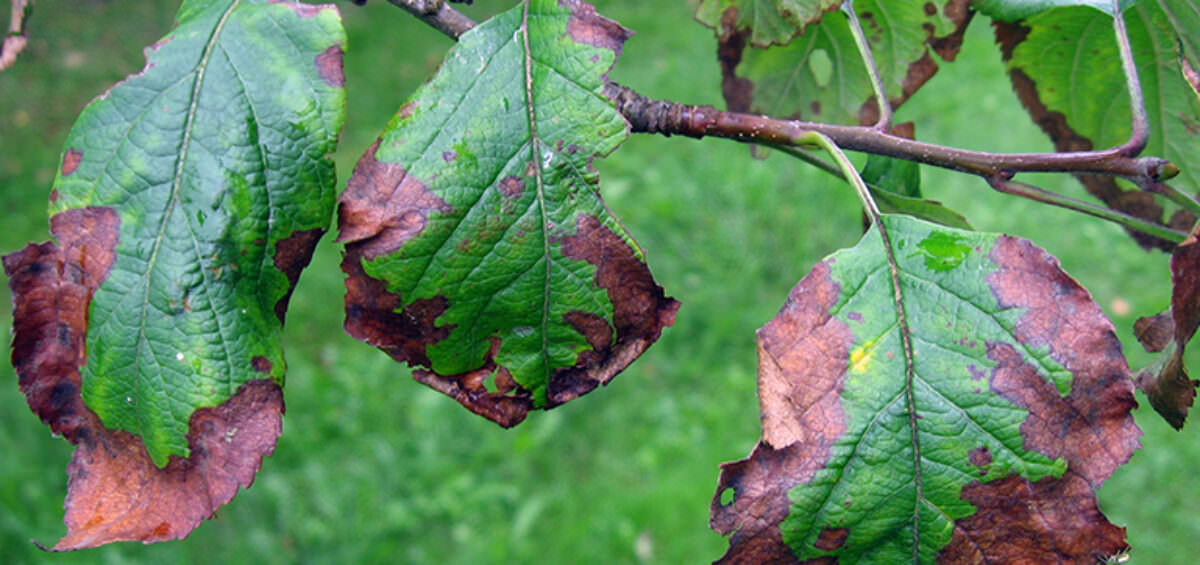
#> input picture synth_shield/backend/uploads/04c2f94d-539b-435a-a1f2-8bf0ff0e9ac0.jpeg, 1200 x 565 px
$ python -i news_verifier.py   (imports and definitions only)
#> lines starting #> are read from the running program, lines starting #| are printed output that depends on the picture; after the words box and inside, x2 and y2 are one past the last pixel; in counts of white or black regions, pixels touching at a corner belong together
"""
News Verifier Service — context cross-checking against live news sources.

Data sources
------------
  NewsAPI  — recent articles (NEWS_API_KEY)
  Bing News Search — Microsoft news index (BING_SEARCH_API_KEY)
  SerpAPI  — Google reverse image search (SERP_API_KEY)

Graceful degradation
--------------------
  • Any missing API key → skip that source, return neutral 0.5 score
  • Any network/HTTP error → caught, logged to flags, neutral score returned
  • All HTTP calls have a 10-second timeout

No external NLP library is required.  Claim extraction uses only regex.
"""

import os
import re
from datetime import datetime, timezone
from pathlib import Path
from typing import Any, Dict, List, Optional, Tuple

import httpx

try:
    import cv2
    import numpy as np
    _CV2 = True
except ImportError:
    _CV2 = False

# ── API keys (read from env, never hard-coded) ────────────────────────────────

NEWS_API_KEY       = os.getenv("NEWS_API_KEY",       "")
BING_SEARCH_API_KEY = os.getenv("BING_SEARCH_API_KEY", "")
SERP_API_KEY       = os.getenv("SERP_API_KEY",       "")

_HTTP_TIMEOUT = 10.0  # seconds

# ── Stop-word set for keyword overlap scoring ─────────────────────────────────

_STOP_WORDS = {
    "a","an","the","and","or","but","in","on","at","to","for","of","with",
    "by","from","is","was","are","were","been","be","have","has","had","do",
    "does","did","will","would","could","should","may","might","shall","can",
    "not","no","nor","yet","so","if","then","that","this","these","those",
    "it","its","we","you","he","she","they","them","their","our","your",
    "his","her","who","which","what","when","where","how","why","said","says",
    "after","before","about","also","just","more","than","over","up","down",
    "as","into","through","during","including","until","against","between",
    "without","within","along","following","across","behind","beyond","plus",
    "except","but","up","out","around","down","off","above","near",
}

# ── Month names for date extraction ──────────────────────────────────────────

_MONTH_NAMES = {
    "january","february","march","april","may","june",
    "july","august","september","october","november","december",
    "jan","feb","mar","apr","jun","jul","aug","sep","oct","nov","dec",
}

# ── HSV colour range definitions for image description ───────────────────────

_COLOUR_RANGES = [
    ("red",     np.array([0,  70, 50]),  np.array([10, 255, 255])) if _CV2 else None,
    ("orange",  np.array([11, 70, 50]),  np.array([25, 255, 255])) if _CV2 else None,
    ("yellow",  np.array([26, 70, 50]),  np.array([34, 255, 255])) if _CV2 else None,
    ("green",   np.array([35, 40, 40]),  np.array([85, 255, 255])) if _CV2 else None,
    ("blue",    np.array([86, 60, 50]),  np.array([130,255, 255])) if _CV2 else None,
    ("purple",  np.array([131,50, 50]),  np.array([160,255, 255])) if _CV2 else None,
    ("white",   np.array([0,  0, 200]),  np.array([179, 30, 255])) if _CV2 else None,
    ("brown",   np.array([10, 50, 50]),  np.array([20, 180, 150])) if _CV2 else None,
]
_COLOUR_RANGES = [c for c in _COLOUR_RANGES if c is not None]


# ═════════════════════════════════════════════════════════════════════════════
# NewsVerifier
# ═════════════════════════════════════════════════════════════════════════════

class NewsVerifier:

    # ── 1. Context verification ───────────────────────────────────────────────

    # [133 lines left out: functions verify_context, reverse_image_search, reverse_image_search_by_url, not called in this run]

    # ── 3. Image description via OpenCV ──────────────────────────────────────

    def extract_image_description(self, image_path: str) -> str:
        """
        Return a short text description of the image suitable for news search.
        Works entirely offline using OpenCV colour and edge analysis.
        """
        if not _CV2:
            return ""
        if not Path(image_path).exists():
            return ""

        img = cv2.imread(image_path)
#> img is the input picture: shape (565, 1200, 3); mean B, G, R 94, 133, 97.3
        if img is None:
            return ""

        h, w   = img.shape[:2]
#> h = 565; w = 1200
        total  = max(h * w, 1)
#> total = 678000
        hsv    = cv2.cvtColor(img, cv2.COLOR_BGR2HSV)
#> hsv: shape (565, 1200, 3); mean H, S, V 79.9, 113.1, 143.3
        gray   = cv2.cvtColor(img, cv2.COLOR_BGR2GRAY)
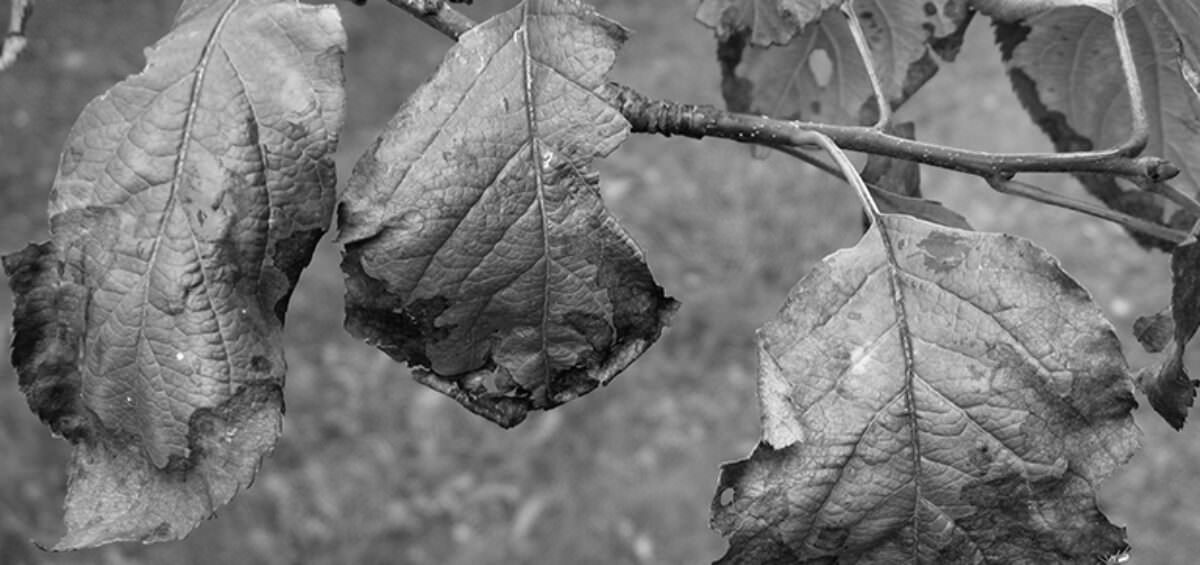
#> gray: shape (565, 1200); min 1, max 255, mean 117.9
        parts: List[str] = []

        # Dominant colours
        dom_colours = [
            name for name, lo, hi in _COLOUR_RANGES
            if cv2.countNonZero(cv2.inRange(hsv, lo, hi)) / total > 0.10
        ]
#> dom_colours = ['green']
        if dom_colours:
            parts.append(f"dominant colors: {', '.join(dom_colours[:3])}")

        # Structural complexity (edge density)
        edges    = cv2.Canny(gray, 50, 150)
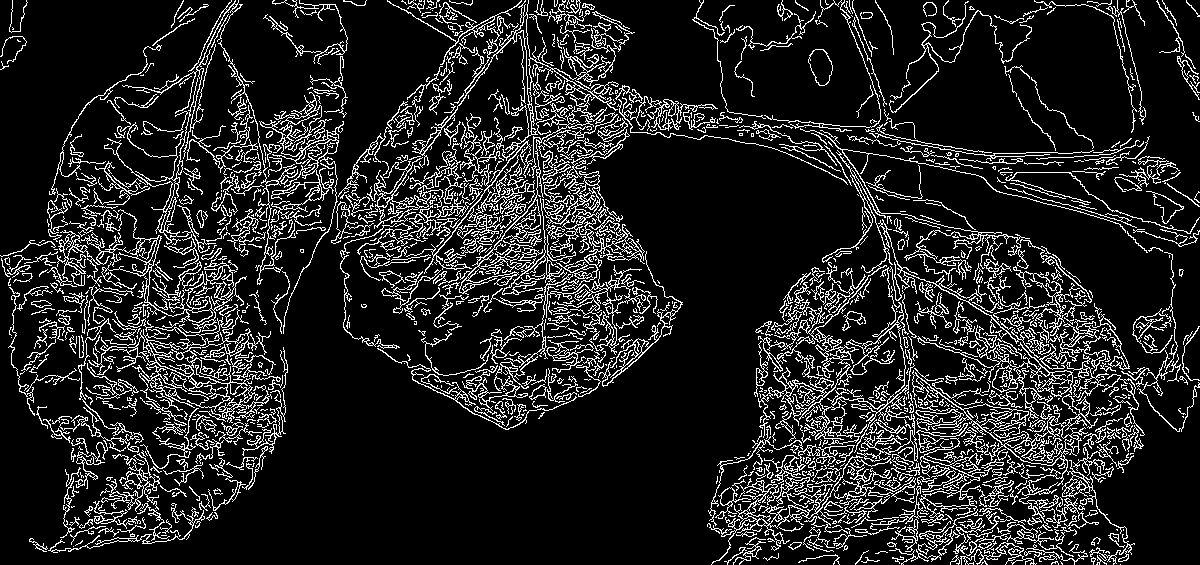
#> edges: shape (565, 1200); 13.6% white in thin lines or dots
        edge_r   = float(edges.sum()) / (255 * total)
#> edge_r = 0.136
        if edge_r > 0.12:
            parts.append("complex urban or crowded scene")
        elif edge_r < 0.03:
            parts.append("open or minimal scene")

        # Sky presence (top 25%)
        sky_mask = cv2.inRange(
            hsv[:h // 4, :, :],
            np.array([90, 60, 60]), np.array([130, 255, 255])
        )
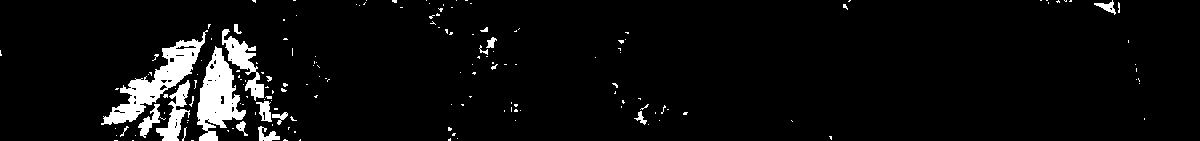
#> sky_mask: shape (141, 1200); 5.2% white; 167 white regions (148 under 20 px), largest, box (x1, y1, x2, y2) and area: (101, 30, 208, 125) 2614, (197, 46, 246, 141) 2365, (222, 29, 264, 101) 988
        sky_r = float(cv2.countNonZero(sky_mask)) / max((h // 4) * w, 1)
#> sky_r = 0.0518
        if sky_r > 0.25:
            parts.append("outdoor scene with sky")

        # Vegetation
        veg_r = float(cv2.countNonZero(
            cv2.inRange(hsv, np.array([35, 40, 40]), np.array([85, 255, 255]))
        )) / total
#> veg_r = 0.69
        if veg_r > 0.20:
            parts.append("vegetation or natural landscape")

        # Night / low-light
        mean_v = float(hsv[:, :, 2].mean())
#> mean_v = 143.3
        if mean_v < 60:
            parts.append("low-light or nighttime scene")

        # Many small contours → crowd proxy
        _, binary = cv2.threshold(gray[h // 2:, :], 0, 255,
                                   cv2.THRESH_BINARY + cv2.THRESH_OTSU)
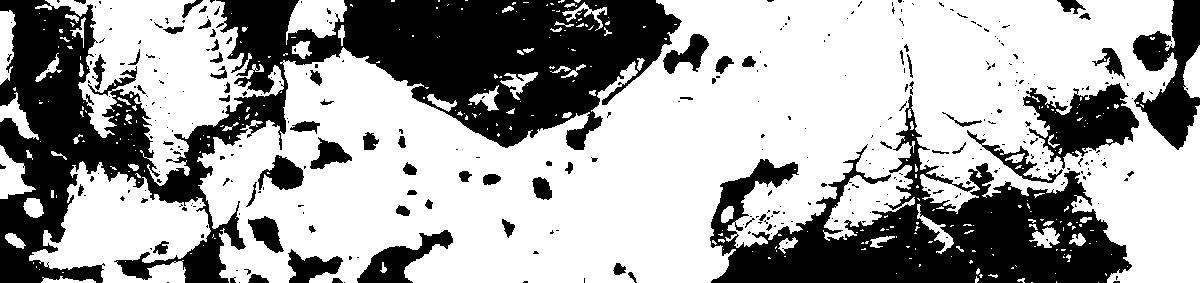
#> binary: shape (283, 1200); 64.4% white; 354 black regions (279 under 20 px)
        contours, _ = cv2.findContours(binary, cv2.RETR_EXTERNAL,
                                        cv2.CHAIN_APPROX_SIMPLE)
#> contours = 290 contours, 246 with area under 20; largest, box (x1, y1, x2, y2) and area: (197, 0, 1200, 283) 186985, (35, 0, 284, 186) 19120, (29, 161, 211, 283) 11892, (286, 0, 347, 45) 1568, (0, 145, 36, 199) 876
        small = [c for c in contours if 50 < cv2.contourArea(c) < 500]
#> small = 18 contours; largest, box (x1, y1, x2, y2) and area: (917, 204, 954, 254) 351, (500, 72, 538, 100) 322, (1029, 227, 1060, 248) 314, (23, 198, 44, 218) 278, (469, 85, 499, 111) 276
        if len(small) > 30:
            parts.append("crowd or gathering of people")

        return "; ".join(parts) if parts else "general scene"

    # ══════════════════════════════════════════════════════════════════════════
    # Private: API calls
    # ══════════════════════════════════════════════════════════════════════════

    # [155 lines left out: functions _search_newsapi, _search_bing, _score_context_match, _detect_mismatches, not called in this run]


# ═════════════════════════════════════════════════════════════════════════════
# Helpers
# ═════════════════════════════════════════════════════════════════════════════

def _tokenise(text: str) -> set:
    words = set(re.findall(r'\b[a-zA-Z]\w*\b', text.lower()))
    return words - _STOP_WORDS


# [65 lines left out: functions _build_query, _score_to_verdict, _neutral, verify_claims, not called in this run]


# ── module-level singleton ────────────────────────────────────────────────────

_verifier = NewsVerifier()

>>> result = NewsVerifier().extract_image_description('../uploads/04c2f94d-539b-435a-a1f2-8bf0ff0e9ac0.jpeg')
